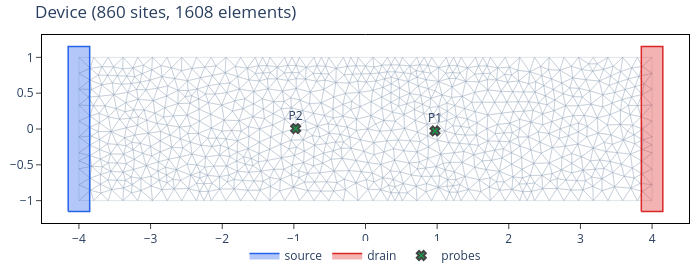

This figure's notebook cell:
### Code cell
# Plot mesh
mx, my = [], []
for tri in triangles:
    for j in range(3):
        p0, p1 = points[tri[j]], points[tri[(j + 1) % 3]]
        mx += [p0[0], p1[0], None]
        my += [p0[1], p1[1], None]

fig = go.Figure()
fig.add_trace(go.Scatter(
    x=mx, y=my, mode='lines',
    line=dict(width=0.3, color='#94a3b8'),
    hoverinfo='skip', showlegend=False,
))

ec = {
    'source': ('#2563eb', 'rgba(37,99,235,0.35)'),
    'drain': ('#dc2626', 'rgba(220,38,38,0.35)'),
}
for t in device.terminal_info():
    idx = t.site_indices
    x0, x1 = points[idx, 0].min(), points[idx, 0].max()
    y0, y1 = points[idx, 1].min(), points[idx, 1].max()
    pad = 0.15
    lc, fc = ec.get(t.name, ('#888', 'rgba(136,136,136,0.35)'))
    fig.add_trace(go.Scatter(
        x=[x0 - pad, x1 + pad, x1 + pad, x0 - pad, x0 - pad],
        y=[y0 - pad, y0 - pad, y1 + pad, y1 + pad, y0 - pad],
        mode='lines', line=dict(width=1.5, color=lc), name=t.name,
        fill='toself', fillcolor=fc,
    ))

fig.add_trace(go.Scatter(
    x=points[probe_indices, 0], y=points[probe_indices, 1],
    mode='markers+text',
    marker=dict(size=8, symbol='x', color='#16a34a', line_width=2),
    text=[f'P{i+1}' for i in range(len(probe_indices))],
    textposition='top center', name='probes',
))

xmin, xmax = points[:, 0].min(), points[:, 0].max()
ymin, ymax = points[:, 1].min(), points[:, 1].max()
m = 0.3
fig.update_layout(
    title=f'Device ({len(points)} sites, {len(triangles)} elements)',
    xaxis=dict(range=[xmin - m, xmax + m], showline=True, linewidth=1,
               linecolor='black', mirror=True, ticks='outside'),
    yaxis=dict(scaleanchor='x', scaleratio=1, range=[ymin - m, ymax + m],
               showline=True, linewidth=1, linecolor='black', mirror=True, ticks='outside'),
    legend=dict(orientation='h', yanchor='bottom', y=-0.25, xanchor='center', x=0.5),
    margin=dict(l=40, r=10, t=35, b=50),
    height=280, width=700, plot_bgcolor='white',
)
fig.show()

### Figure 1 — Plotly figure (JSON) as saved in the notebook; plotly's stock layout.template omitted (floating-point values rounded to 4 significant figures; data arrays with more than 128 entries replaced by an {"elided": "..."} marker saying what was removed)
{"data": [{"hoverinfo": "skip", "line": {"color": "#94a3b8", "width": 0.3}, "mode": "lines", "showlegend": false, "type": "scatter", "x": {"elided": "14472 float values"}, "y": {"elided": "14472 float values"}}, {"fill": "toself", "fillcolor": "rgba(37,99,235,0.35)", "line": {"color": "#2563eb", "width": 1.5}, "mode": "lines", "name": "source", "type": "scatter", "x": [-4.15, -3.85, -3.85, -4.15, -4.15], "y": [-1.15, -1.15, 1.15, 1.15, -1.15]}, {"fill": "toself", "fillcolor": "rgba(220,38,38,0.35)", "line": {"color": "#dc2626", "width": 1.5}, "mode": "lines", "name": "drain", "type": "scatter", "x": [3.85, 4.15, 4.15, 3.85, 3.85], "y": [-1.15, -1.15, 1.15, 1.15, -1.15]}, {"marker": {"color": "#16a34a", "line": {"width": 2}, "size": 8, "symbol": "x"}, "mode": "markers+text", "name": "probes", "text": ["P1", "P2"], "textposition": "top center", "type": "scatter", "x": [0.9703, -0.9748], "y": [-0.02631, 0.005699]}], "layout": {"height": 280, "legend": {"orientation": "h", "x": 0.5, "xanchor": "center", "y": -0.25, "yanchor": "bottom"}, "margin": {"b": 50, "l": 40, "r": 10, "t": 35}, "plot_bgcolor": "white", "title": {"text": "Device (860 sites, 1608 elements)"}, "width": 700, "xaxis": {"linecolor": "black", "linewidth": 1, "mirror": true, "range": [-4.3, 4.3], "showline": true, "ticks": "outside"}, "yaxis": {"linecolor": "black", "linewidth": 1, "mirror": true, "range": [-1.3, 1.3], "scaleanchor": "x", "scaleratio": 1, "showline": true, "ticks": "outside"}}}
